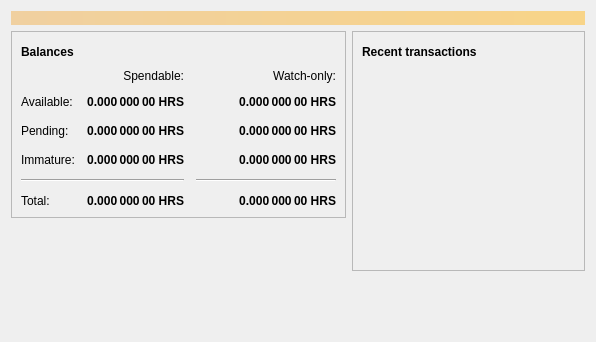
<?xml version="1.0" encoding="UTF-8"?>
<ui version="4.0">
 <class>OverviewPage</class>
 <widget class="QWidget" name="OverviewPage">
  <property name="geometry">
   <rect>
    <x>0</x>
    <y>0</y>
    <width>596</width>
    <height>342</height>
   </rect>
  </property>
  <property name="windowTitle">
   <string>Form</string>
  </property>
  <layout class="QVBoxLayout" name="topLayout">
   <item>
    <widget class="QLabel" name="labelAlerts">
     <property name="visible">
      <bool>false</bool>
     </property>
     <property name="styleSheet">
      <string notr="true">QLabel { background-color: qlineargradient(x1: 0, y1: 0, x2: 1, y2: 0, stop:0 #F0D0A0, stop:1 #F8D488); color:#000000; }</string>
     </property>
     <property name="wordWrap">
      <bool>true</bool>
     </property>
     <property name="margin">
      <number>3</number>
     </property>
     <property name="textInteractionFlags">
      <set>Qt::TextSelectableByMouse</set>
     </property>
    </widget>
   </item>
   <item>
    <layout class="QHBoxLayout" name="horizontalLayout" stretch="1,1">
     <item>
      <layout class="QVBoxLayout" name="verticalLayout_2">
       <item>
        <widget class="QFrame" name="frame">
         <property name="frameShape">
          <enum>QFrame::StyledPanel</enum>
         </property>
         <property name="frameShadow">
          <enum>QFrame::Raised</enum>
         </property>
         <layout class="QVBoxLayout" name="verticalLayout_4">
          <item>
           <layout class="QHBoxLayout" name="horizontalLayout_4">
            <item>
             <widget class="QLabel" name="label_5">
              <property name="font">
               <font>
                <weight>75</weight>
                <bold>true</bold>
               </font>
              </property>
              <property name="text">
               <string>Balances</string>
              </property>
             </widget>
            </item>
            <item>
             <widget class="QPushButton" name="labelWalletStatus">
              <property name="enabled">
               <bool>true</bool>
              </property>
              <property name="maximumSize">
               <size>
                <width>30</width>
                <height>16777215</height>
               </size>
              </property>
              <property name="toolTip">
               <string>The displayed information may be out of date. Your wallet automatically synchronizes with the herbsters network after a connection is established, but this process has not completed yet.</string>
              </property>
              <property name="text">
               <string/>
              </property>
              <property name="icon">
               <iconset resource="../herbsters.qrc">
                <normaloff>:/icons/warning</normaloff>
                <disabledoff>:/icons/warning</disabledoff>:/icons/warning</iconset>
              </property>
              <property name="iconSize">
               <size>
                <width>24</width>
                <height>24</height>
               </size>
              </property>
              <property name="flat">
               <bool>true</bool>
              </property>
             </widget>
            </item>
            <item>
             <spacer name="horizontalSpacer_3">
              <property name="orientation">
               <enum>Qt::Horizontal</enum>
              </property>
              <property name="sizeHint" stdset="0">
               <size>
                <width>40</width>
                <height>20</height>
               </size>
              </property>
             </spacer>
            </item>
           </layout>
          </item>
          <item>
           <layout class="QGridLayout" name="gridLayout">
            <property name="spacing">
             <number>12</number>
            </property>
            <item row="2" column="2">
             <widget class="QLabel" name="labelWatchPending">
              <property name="font">
               <font>
                <weight>75</weight>
                <bold>true</bold>
               </font>
              </property>
              <property name="cursor">
               <cursorShape>IBeamCursor</cursorShape>
              </property>
              <property name="toolTip">
               <string>Unconfirmed transactions to watch-only addresses</string>
              </property>
              <property name="text">
               <string notr="true">0.000 000 00 HRS</string>
              </property>
              <property name="alignment">
               <set>Qt::AlignRight|Qt::AlignTrailing|Qt::AlignVCenter</set>
              </property>
              <property name="textInteractionFlags">
               <set>Qt::LinksAccessibleByMouse|Qt::TextSelectableByKeyboard|Qt::TextSelectableByMouse</set>
              </property>
             </widget>
            </item>
            <item row="2" column="1">
             <widget class="QLabel" name="labelUnconfirmed">
              <property name="font">
               <font>
                <weight>75</weight>
                <bold>true</bold>
               </font>
              </property>
              <property name="cursor">
               <cursorShape>IBeamCursor</cursorShape>
              </property>
              <property name="toolTip">
               <string>Total of transactions that have yet to be confirmed, and do not yet count toward the spendable balance</string>
              </property>
              <property name="text">
               <string notr="true">0.000 000 00 HRS</string>
              </property>
              <property name="alignment">
               <set>Qt::AlignRight|Qt::AlignTrailing|Qt::AlignVCenter</set>
              </property>
              <property name="textInteractionFlags">
               <set>Qt::LinksAccessibleByMouse|Qt::TextSelectableByKeyboard|Qt::TextSelectableByMouse</set>
              </property>
             </widget>
            </item>
            <item row="3" column="2">
             <widget class="QLabel" name="labelWatchImmature">
              <property name="font">
               <font>
                <weight>75</weight>
                <bold>true</bold>
               </font>
              </property>
              <property name="cursor">
               <cursorShape>IBeamCursor</cursorShape>
              </property>
              <property name="toolTip">
               <string>Mined balance in watch-only addresses that has not yet matured</string>
              </property>
              <property name="text">
               <string notr="true">0.000 000 00 HRS</string>
              </property>
              <property name="alignment">
               <set>Qt::AlignRight|Qt::AlignTrailing|Qt::AlignVCenter</set>
              </property>
              <property name="textInteractionFlags">
               <set>Qt::LinksAccessibleByMouse|Qt::TextSelectableByKeyboard|Qt::TextSelectableByMouse</set>
              </property>
             </widget>
            </item>
            <item row="4" column="0" colspan="2">
             <widget class="Line" name="line">
              <property name="orientation">
               <enum>Qt::Horizontal</enum>
              </property>
             </widget>
            </item>
            <item row="4" column="2">
             <widget class="Line" name="lineWatchBalance">
              <property name="sizePolicy">
               <sizepolicy hsizetype="Preferred" vsizetype="Fixed">
                <horstretch>0</horstretch>
                <verstretch>0</verstretch>
               </sizepolicy>
              </property>
              <property name="minimumSize">
               <size>
                <width>140</width>
                <height>0</height>
               </size>
              </property>
              <property name="orientation">
               <enum>Qt::Horizontal</enum>
              </property>
             </widget>
            </item>
            <item row="5" column="0">
             <widget class="QLabel" name="labelTotalText">
              <property name="text">
               <string>Total:</string>
              </property>
             </widget>
            </item>
            <item row="3" column="1">
             <widget class="QLabel" name="labelImmature">
              <property name="font">
               <font>
                <weight>75</weight>
                <bold>true</bold>
               </font>
              </property>
              <property name="cursor">
               <cursorShape>IBeamCursor</cursorShape>
              </property>
              <property name="toolTip">
               <string>Mined balance that has not yet matured</string>
              </property>
              <property name="text">
               <string notr="true">0.000 000 00 HRS</string>
              </property>
              <property name="alignment">
               <set>Qt::AlignRight|Qt::AlignTrailing|Qt::AlignVCenter</set>
              </property>
              <property name="textInteractionFlags">
               <set>Qt::LinksAccessibleByMouse|Qt::TextSelectableByKeyboard|Qt::TextSelectableByMouse</set>
              </property>
             </widget>
            </item>
            <item row="2" column="3">
             <spacer name="horizontalSpacer_2">
              <property name="orientation">
               <enum>Qt::Horizontal</enum>
              </property>
              <property name="sizeHint" stdset="0">
               <size>
                <width>40</width>
                <height>20</height>
               </size>
              </property>
             </spacer>
            </item>
            <item row="3" column="0">
             <widget class="QLabel" name="labelImmatureText">
              <property name="text">
               <string>Immature:</string>
              </property>
             </widget>
            </item>
            <item row="5" column="1">
             <widget class="QLabel" name="labelTotal">
              <property name="font">
               <font>
                <weight>75</weight>
                <bold>true</bold>
               </font>
              </property>
              <property name="cursor">
               <cursorShape>IBeamCursor</cursorShape>
              </property>
              <property name="toolTip">
               <string>Your current total balance</string>
              </property>
              <property name="text">
               <string notr="true">0.000 000 00 HRS</string>
              </property>
              <property name="alignment">
               <set>Qt::AlignRight|Qt::AlignTrailing|Qt::AlignVCenter</set>
              </property>
              <property name="textInteractionFlags">
               <set>Qt::LinksAccessibleByMouse|Qt::TextSelectableByKeyboard|Qt::TextSelectableByMouse</set>
              </property>
             </widget>
            </item>
            <item row="5" column="2">
             <widget class="QLabel" name="labelWatchTotal">
              <property name="font">
               <font>
                <weight>75</weight>
                <bold>true</bold>
               </font>
              </property>
              <property name="cursor">
               <cursorShape>IBeamCursor</cursorShape>
              </property>
              <property name="toolTip">
               <string>Current total balance in watch-only addresses</string>
              </property>
              <property name="text">
               <string notr="true">0.000 000 00 HRS</string>
              </property>
              <property name="alignment">
               <set>Qt::AlignRight|Qt::AlignTrailing|Qt::AlignVCenter</set>
              </property>
              <property name="textInteractionFlags">
               <set>Qt::LinksAccessibleByMouse|Qt::TextSelectableByKeyboard|Qt::TextSelectableByMouse</set>
              </property>
             </widget>
            </item>
            <item row="0" column="2">
             <widget class="QLabel" name="labelWatchonly">
              <property name="text">
               <string>Watch-only:</string>
              </property>
              <property name="alignment">
               <set>Qt::AlignRight|Qt::AlignTrailing|Qt::AlignVCenter</set>
              </property>
             </widget>
            </item>
            <item row="1" column="0">
             <widget class="QLabel" name="labelBalanceText">
              <property name="text">
               <string>Available:</string>
              </property>
             </widget>
            </item>
            <item row="1" column="1">
             <widget class="QLabel" name="labelBalance">
              <property name="font">
               <font>
                <weight>75</weight>
                <bold>true</bold>
               </font>
              </property>
              <property name="cursor">
               <cursorShape>IBeamCursor</cursorShape>
              </property>
              <property name="toolTip">
               <string>Your current spendable balance</string>
              </property>
              <property name="text">
               <string notr="true">0.000 000 00 HRS</string>
              </property>
              <property name="alignment">
               <set>Qt::AlignRight|Qt::AlignTrailing|Qt::AlignVCenter</set>
              </property>
              <property name="textInteractionFlags">
               <set>Qt::LinksAccessibleByMouse|Qt::TextSelectableByKeyboard|Qt::TextSelectableByMouse</set>
              </property>
             </widget>
            </item>
            <item row="1" column="2">
             <widget class="QLabel" name="labelWatchAvailable">
              <property name="font">
               <font>
                <weight>75</weight>
                <bold>true</bold>
               </font>
              </property>
              <property name="cursor">
               <cursorShape>IBeamCursor</cursorShape>
              </property>
              <property name="toolTip">
               <string>Your current balance in watch-only addresses</string>
              </property>
              <property name="text">
               <string notr="true">0.000 000 00 HRS</string>
              </property>
              <property name="alignment">
               <set>Qt::AlignRight|Qt::AlignTrailing|Qt::AlignVCenter</set>
              </property>
              <property name="textInteractionFlags">
               <set>Qt::LinksAccessibleByMouse|Qt::TextSelectableByKeyboard|Qt::TextSelectableByMouse</set>
              </property>
             </widget>
            </item>
            <item row="2" column="0">
             <widget class="QLabel" name="labelPendingText">
              <property name="text">
               <string>Pending:</string>
              </property>
             </widget>
            </item>
            <item row="0" column="1">
             <widget class="QLabel" name="labelSpendable">
              <property name="text">
               <string>Spendable:</string>
              </property>
              <property name="alignment">
               <set>Qt::AlignRight|Qt::AlignTrailing|Qt::AlignVCenter</set>
              </property>
             </widget>
            </item>
           </layout>
          </item>
         </layout>
        </widget>
       </item>
       <item>
        <spacer name="verticalSpacer">
         <property name="orientation">
          <enum>Qt::Vertical</enum>
         </property>
         <property name="sizeHint" stdset="0">
          <size>
           <width>20</width>
           <height>40</height>
          </size>
         </property>
        </spacer>
       </item>
      </layout>
     </item>
     <item>
      <layout class="QVBoxLayout" name="verticalLayout_3">
       <item>
        <widget class="QFrame" name="frame_2">
         <property name="frameShape">
          <enum>QFrame::StyledPanel</enum>
         </property>
         <property name="frameShadow">
          <enum>QFrame::Raised</enum>
         </property>
         <layout class="QVBoxLayout" name="verticalLayout">
          <item>
           <layout class="QHBoxLayout" name="horizontalLayout_2">
            <item>
             <widget class="QLabel" name="label_4">
              <property name="font">
               <font>
                <weight>75</weight>
                <bold>true</bold>
               </font>
              </property>
              <property name="text">
               <string>Recent transactions</string>
              </property>
             </widget>
            </item>
            <item>
             <widget class="QPushButton" name="labelTransactionsStatus">
              <property name="enabled">
               <bool>true</bool>
              </property>
              <property name="maximumSize">
               <size>
                <width>30</width>
                <height>16777215</height>
               </size>
              </property>
              <property name="toolTip">
               <string>The displayed information may be out of date. Your wallet automatically synchronizes with the herbsters network after a connection is established, but this process has not completed yet.</string>
              </property>
              <property name="text">
               <string/>
              </property>
              <property name="icon">
               <iconset resource="../herbsters.qrc">
                <normaloff>:/icons/warning</normaloff>
                <disabledoff>:/icons/warning</disabledoff>:/icons/warning</iconset>
              </property>
              <property name="iconSize">
               <size>
                <width>24</width>
                <height>24</height>
               </size>
              </property>
              <property name="flat">
               <bool>true</bool>
              </property>
             </widget>
            </item>
            <item>
             <spacer name="horizontalSpacer">
              <property name="orientation">
               <enum>Qt::Horizontal</enum>
              </property>
              <property name="sizeHint" stdset="0">
               <size>
                <width>40</width>
                <height>20</height>
               </size>
              </property>
             </spacer>
            </item>
           </layout>
          </item>
          <item>
           <widget class="QListView" name="listTransactions">
            <property name="styleSheet">
             <string notr="true">QListView { background: transparent; }</string>
            </property>
            <property name="frameShape">
             <enum>QFrame::NoFrame</enum>
            </property>
            <property name="verticalScrollBarPolicy">
             <enum>Qt::ScrollBarAlwaysOff</enum>
            </property>
            <property name="horizontalScrollBarPolicy">
             <enum>Qt::ScrollBarAlwaysOff</enum>
            </property>
            <property name="selectionMode">
             <enum>QAbstractItemView::NoSelection</enum>
            </property>
           </widget>
          </item>
         </layout>
        </widget>
       </item>
       <item>
        <spacer name="verticalSpacer_2">
         <property name="orientation">
          <enum>Qt::Vertical</enum>
         </property>
         <property name="sizeHint" stdset="0">
          <size>
           <width>20</width>
           <height>40</height>
          </size>
         </property>
        </spacer>
       </item>
      </layout>
     </item>
    </layout>
   </item>
  </layout>
 </widget>
 <resources/>
 <connections/>
</ui>
